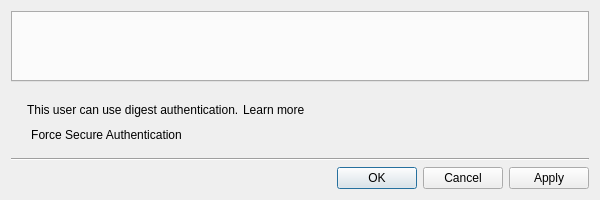
<?xml version="1.0" encoding="UTF-8"?>
<ui version="4.0">
 <class>UserSettingsDialog</class>
 <widget class="QDialog" name="UserSettingsDialog">
  <property name="geometry">
   <rect>
    <x>0</x>
    <y>0</y>
    <width>600</width>
    <height>200</height>
   </rect>
  </property>
  <property name="minimumSize">
   <size>
    <width>520</width>
    <height>0</height>
   </size>
  </property>
  <layout class="QVBoxLayout" name="verticalLayout">
   <item>
    <widget class="QTabWidget" name="tabWidget"/>
   </item>
   <item>
    <widget class="nx::vms::client::desktop::AlertBar" name="alertBar" native="true"/>
   </item>
   <item>
    <widget class="QWidget" name="warningBanner" native="true">
     <layout class="QVBoxLayout" name="verticalLayout_6">
      <property name="spacing">
       <number>4</number>
      </property>
      <property name="leftMargin">
       <number>16</number>
      </property>
      <property name="topMargin">
       <number>6</number>
      </property>
      <property name="rightMargin">
       <number>16</number>
      </property>
      <property name="bottomMargin">
       <number>6</number>
      </property>
      <item>
       <layout class="QHBoxLayout" name="horizontalLayout_1">
        <property name="spacing">
         <number>4</number>
        </property>
        <property name="bottomMargin">
         <number>0</number>
        </property>
        <item>
         <widget class="QLabel" name="warningLabel">
          <property name="text">
           <string>This user can use digest authentication.</string>
          </property>
         </widget>
        </item>
        <item>
         <widget class="QLabel" name="warningLink">
          <property name="text">
           <string notr="true">Learn more</string>
          </property>
         </widget>
        </item>
        <item>
         <spacer name="horizontalSpacer">
          <property name="orientation">
           <enum>Qt::Horizontal</enum>
          </property>
          <property name="sizeHint" stdset="0">
           <size>
            <width>40</width>
            <height>20</height>
           </size>
          </property>
         </spacer>
        </item>
       </layout>
      </item>
      <item>
       <widget class="QPushButton" name="forceSecureAuthButton">
        <property name="sizePolicy">
         <sizepolicy hsizetype="Fixed" vsizetype="Fixed">
          <horstretch>0</horstretch>
          <verstretch>0</verstretch>
         </sizepolicy>
        </property>
        <property name="text">
         <string>Force Secure Authentication</string>
        </property>
        <property name="flat">
         <bool>true</bool>
        </property>
       </widget>
      </item>
     </layout>
    </widget>
   </item>
   <item>
    <widget class="Line" name="line">
     <property name="orientation">
      <enum>Qt::Horizontal</enum>
     </property>
    </widget>
   </item>
   <item>
    <widget class="QDialogButtonBox" name="buttonBox">
     <property name="orientation">
      <enum>Qt::Horizontal</enum>
     </property>
     <property name="standardButtons">
      <set>QDialogButtonBox::Apply|QDialogButtonBox::Cancel|QDialogButtonBox::Ok</set>
     </property>
    </widget>
   </item>
  </layout>
 </widget>
 <customwidgets>
  <customwidget>
   <class>nx::vms::client::desktop::AlertBar</class>
   <extends>QWidget</extends>
   <header location="global">nx/vms/client/desktop/common/widgets/message_bar.h</header>
  </customwidget>
 </customwidgets>
 <resources/>
 <connections/>
</ui>
